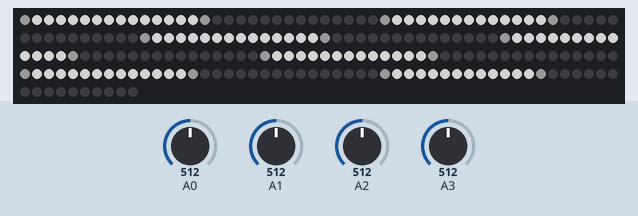
Recording of a sketch running on a simulated Arduino Uno, built with avr-gcc and run on an emulated ATmega328P. On the bench: 210 RGB LEDs in strip order, left to right, continuing on the next row. The test bench sets the inputs (shaded band); at power-on: A2 = 512, A1 = 512, A3 = 512, A0 = 512. Dim RGB values are drawn brighter than linear; what the sketch prints to the serial monitor is not drawn.

Above: at 1.2 s.
1.3 s: A2 set to 716
2.8 s: A1 set to 992
At 3.5 s:
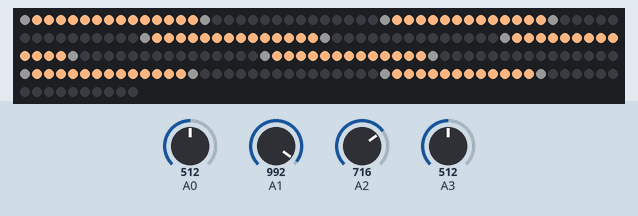
4.3 s: A3 set to 30
At 5.6 s:
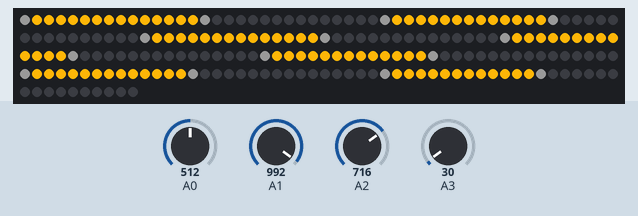
Timing chart, 0 to 7.3 s (numbered marks = the images above; inputs shaded):
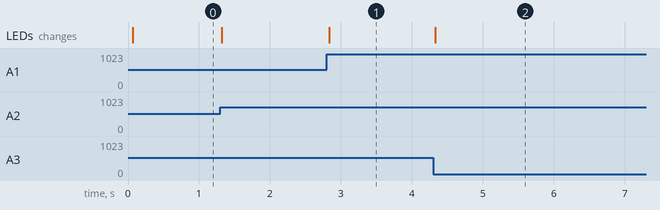

The sketch:

Delayed_Fall_With_Color_Change_Pots.ino
```cpp
#include <Adafruit_NeoPixel.h>
#ifdef __AVR__
#include <avr/power.h>
#endif

// Which pin on the Arduino is connected to the NeoPixels?
// On a Trinket or Gemma we suggest changing this to 1
#define PIN            6

// How many NeoPixels are attached to the Arduino?
#define NUMPIXELS      210

int strobe = 2; // strobe pins on digital 2
int res = 3; // reset pins on digital 3
int bands[7]; // store band values in these arrays
//////////////////////////////////////////////////////////////////////////////////////
const int average = 3;

int band_1_avg[average];
int xxx = 0;

int band_2_avg[average];
int yyy = 0;

int band_3_avg[average];
int zzz = 0;

int band_4_avg[average];
int ddd = 0;

int band_5_avg[average];
int ccc = 0;

int band_6_avg[average];
int ttt = 0;

int band_7_avg[average];
int qqq = 0;

int band;
////////////////////////////////////////////////////////////////////////////////////////

int red, green, blue = 0;


int  lights0 = 0,
     currentRead0 = 0,
     storedRead0 = 0,
     lights1 = 0,
     currentRead1 = 0,
     storedRead1 = 0,
     lights2 = 0,
     currentRead2 = 0,
     storedRead2 = 0,
     lights3 = 0,
     currentRead3 = 0,
     storedRead3 = 0,
     lights4 = 0,
     currentRead4 = 0,
     storedRead4 = 0,
     lights5 = 0,
     currentRead5 = 0,
     storedRead5 = 0,
     lights6 = 0,
     currentRead6 = 0,
     storedRead6 = 0;

int topLight0,
    topLight1,
    topLight2,
    topLight3,
    topLight4,
    topLight5,
    topLight6 = 0;
long checkTime0,
     checkTime1,
     checkTime2,
     checkTime3,
     checkTime4,
     checkTime5,
     checkTime6;
unsigned long topLightTimer0,
              topLightTimer1,
              topLightTimer2,
              topLightTimer3,
              topLightTimer4,
              topLightTimer5,
              topLightTimer6;

/////////////////////////////////////////////////////////////////////////////////////////
Adafruit_NeoPixel pixels = Adafruit_NeoPixel(NUMPIXELS, PIN, NEO_GRB + NEO_KHZ800);
void setup()
{

  pixels.begin(); // This initializes the NeoPixel library.
  Serial.begin(115200);
  pinMode(res, OUTPUT); // reset
  pinMode(strobe, OUTPUT); // strobe
  digitalWrite(res, LOW); // reset low
  digitalWrite(strobe, HIGH); //pin 5 is RESET on the shield
  pinMode(A1, INPUT);
  pinMode(A2, INPUT);
  pinMode(A3, INPUT);


}
void clearLEDs()
{
  for (int i = 0; i < NUMPIXELS; i++)
  {
    pixels.setPixelColor(i, 0);
  }
}
void readMSGEQ7()
// Function to read 7 band equalizers
{
  digitalWrite(res, HIGH);
  digitalWrite(res, LOW);
  for (band = 0; band < 7; band++)
  {
    digitalWrite(strobe, LOW); // strobe pin on the shield - kicks the IC up to the next band
    delayMicroseconds(30); //
    bands[band] = analogRead(0); // store band reading
    digitalWrite(strobe, HIGH);
  }
}
void loop()
{
  unsigned long timer = millis();
  unsigned long delta = 50;   //-----------------------------------------------------------------------------Rate in which the LEDs fall


  readMSGEQ7();

  red = analogRead(1);
  green = analogRead(2);
  blue = analogRead(3);
  Serial.print("Red: ");
  Serial.println(red);
  Serial.print("Green: ");
  Serial.println(green);
  Serial.print("Blue: ");
  Serial.println(blue);
  float r = ((red*1.0)/1024)*255;
  float g = ((green*1.0)/1024)*255;
  float b = ((blue*1.0)/1024)*255;
  if( r < 5)
  {
    r = 0;
  }
  if( g < 5)
  {
    g = 0;
  }
  if( b < 5)
  {
    b = 0;
  }
  if( r > 255)
  {
    r = 255;
  }
  if( g > 255)
  {
    g = 255;
  }
  if( b > 255)
  {
    b = 255;
  }
  Serial.print("R: ");
  Serial.println(r);
  Serial.print("G: ");
  Serial.println(g);
  Serial.print("B: ");
  Serial.println(b);

  ///////////////////////////////////////////////////////////////////////////////////////////////////////////////////////////////////

  float x;

  band_1_avg[xxx] = bands[0];
  xxx++;
  if (xxx >=average)
    xxx = 0;

  x = 0;
  for (int i = 0; i <average; i++)
  {
    x += band_1_avg[i];
  }
  x /=average;

  clearLEDs();

  float numLights0 = ((1.0 * x) / 1024.0) * (30);


      currentRead0 = numLights0;


  if(currentRead0 > storedRead0)
  {
    storedRead0 = currentRead0;
    lights0 = storedRead0;
    checkTime0 = millis()+delta*3;
  }
  else if((currentRead0 < storedRead0) && (timer > checkTime0 && (lights0 > 0)))
  {

    storedRead0-- ;
    lights0 = storedRead0;
    checkTime0+=delta/4;
  }
  else
  {
    //nothing
  }


  //---------------------------------------------------------------------------------------Top Light that rides the LEDs has a longer fall rate
  if (currentRead0>topLight0)
  {
    topLight0 = lights0+1;
  }
  else if ((currentRead0 <= topLight0) && (timer > topLightTimer0) && topLight0 > lights0 && topLight0 > 1)
  {
    topLight0--;
    topLightTimer0 += delta*4;
  }
  else
  {
    // nothing goes here
  }

  float brightness0 = 255 * (1.0) * topLight0 * topLight0 / (3600.0);
  if (brightness0 > 254)
      brightness0 = 254;

  pixels.setPixelColor(0, pixels.Color(25, 25, 25));

  for (int i = 1; i < lights0; i++)
  {
      pixels.setPixelColor(i, pixels.Color(r, g, b));
  }
  pixels.setPixelColor(topLight0, pixels.Color(25, 25, 25));


//=========================================================================== Band 2 =========================================================

  float y;
  band_2_avg[yyy] = bands[1];
  yyy++;
  if (yyy >=average)
    yyy = 0;

  y = 0;
  for (int i = 0; i <average; i++)
  {

    y += band_2_avg[i];

  }
  y /=average;


  float numLights1 = ((1.0 * y) / 1024.0) * (31);


  numLights1 +=29;
  currentRead1 = numLights1;


  if(currentRead1 > storedRead1)
  {
    storedRead1 = currentRead1;
    lights1 = storedRead1;
    checkTime1 = millis()+delta*3;
  }
  else if((currentRead1 < storedRead1) && (timer > checkTime1) && (lights1 > 30))
  {

    storedRead1-- ;
    lights1 = storedRead1;
    checkTime1+=delta/4;
  }
  else
  {
    //nothing
  }

  //---------------------------------------------------------------------------------------Top Light that rides the LEDs has a longer fall rate
  if (currentRead1>topLight1)
  {
    topLight1 = lights1+1;
  }
  else if ((currentRead1 <= topLight1) && (timer > topLightTimer1) && (topLight1 > lights1) && (topLight1 > 31))
  {
    topLight1--;
    topLightTimer1 += delta*4;
  }
  else
  {
    // nothing goes here
  }
 float brightness1 = 255 * (1.0) * numLights1 * numLights1 / (3600.0);
    if (brightness1 > 254)
      brightness1 = 254;

  pixels.setPixelColor(30, pixels.Color(25, 25, 25));

  for (int i = 31; i < lights1; i++)
  {
      pixels.setPixelColor(i, pixels.Color(r, g, b));
  }
  pixels.setPixelColor(topLight1, pixels.Color(25, 25, 25));
//======================================================================= Band 3 ====================================================

  float z;

  band_3_avg[zzz] = bands[2];
  zzz++;
  if (zzz >=average)
    zzz = 0;

  z = 0;
  for (int i = 0; i <average; i++)
  {

    z += band_3_avg[i];

  }
  z /=average;

  float numLights2 = ((1.0 * z) / 1024.0) * (30);

  numLights2 += 60;

  currentRead2 = numLights2;


  if(currentRead2 > storedRead2)
  {
    storedRead2 = currentRead2;
    lights2 = storedRead2;
    checkTime2 = millis()+delta*3;
  }
  else if((currentRead2 < storedRead2) && (timer > checkTime2) && (currentRead2 > 60))
  {

    storedRead2-- ;
    lights2 = storedRead2;
    checkTime2+=delta/4;
  }
  else
  {
    //nothing
  }

  //---------------------------------------------------------------------------------------Top Light that rides the LEDs has a longer fall rate
  if (currentRead2>topLight2)
  {
    topLight2 = lights2+1;
  }
  else if ((currentRead2 <= topLight2) && (timer > topLightTimer2) && (topLight2 > lights2) && (topLight2 > 61))
  {
    topLight2--;
    topLightTimer2 += delta*4;
  }
  else
  {
    // nothing goes here
  }

  float brightness2 = 255 * (1.0) * numLights2 * numLights2 / (3600.0);
    if (brightness2 > 254)
      brightness2 = 254;
  pixels.setPixelColor(60, pixels.Color(25, 25, 25));

  for (int i = 61; i < lights2; i++)
  {
      pixels.setPixelColor(i, pixels.Color(r, g, b));
  }
  pixels.setPixelColor(topLight2, pixels.Color(25, 25, 25));
  //=============================================================================== Band 4 ==========================================

  float d;

  band_4_avg[ddd] = bands[3];
  ddd++;
  if (ddd >=average)
    ddd = 0;

  d = 0;
  for (int i = 0; i <average; i++)
  {

    d += band_4_avg[i];

  }
  d /=average;

  float numLights3 = ((1.0 * d) / 1024.0) * (31);
  numLights3 += 89;

  currentRead3 = numLights3;


  if(currentRead3 > storedRead3)
  {
    storedRead3 = currentRead3;
    lights3 = storedRead3;
    checkTime3 = millis()+delta*3;
  }
  else if((currentRead3 < storedRead3) && (timer > checkTime3) && (currentRead3 > 90))
  {

    storedRead3-- ;
    lights3 = storedRead3;
    checkTime3+=delta/4;
  }
  else
  {
    //nothing
  }

  //---------------------------------------------------------------------------------------Top Light that rides the LEDs has a longer fall rate
  if (currentRead3>topLight3)
  {
    topLight3 = lights3+1;
  }
  else if ((currentRead3 <= topLight3) && (timer > topLightTimer3) && (topLight3 > lights3) && (topLight3 > 91))
  {
    topLight3--;
    topLightTimer3 += delta*4;
  }
  else
  {
    // nothing goes here
  }

  float brightness3 = 255 * (1.0) * numLights3 * numLights3 / (3600.0);
    if (brightness3 > 254)
      brightness3 = 254;


  pixels.setPixelColor(90, pixels.Color(25, 25, 25));

  for (int i = 91; i < lights3; i++)
  {
      pixels.setPixelColor(i, pixels.Color(r, g, b));
  }
  pixels.setPixelColor(topLight3, pixels.Color(25, 25, 25));


//=========================================================================================== Band 5 =============================

  float c;

  band_5_avg[ccc] = bands[4];
  ccc++;
  if (ccc >=average)
    ccc = 0;

  c = 0;
  for (int i = 0; i <average; i++)
  {

    c += band_5_avg[i];

  }
  c /=average;

  float numLights4 = ((1.0 * c) / 1024.0) * (32);
  numLights4 += 118;

  currentRead4 = numLights4;


  if(currentRead4 > storedRead4)
  {
    storedRead4 = currentRead4;
    lights4 = storedRead4;
    checkTime4 = millis()+delta*3;
  }
  else if((currentRead4 < storedRead4) && (timer > checkTime4) && (currentRead4 > 118))
  {

    storedRead4-- ;
    lights4 = storedRead4;
    checkTime4+=delta/4;
  }
  else
  {
    //nothing
  }

  //---------------------------------------------------------------------------------------Top Light that rides the LEDs has a longer fall rate
  if (currentRead4>topLight4)
  {
    topLight4 = lights4+1;
  }
  else if ((currentRead4 <= topLight4) && (timer > topLightTimer4) && (topLight4 > lights4) && (topLight4 > 121))
  {
    topLight4--;
    topLightTimer4 += delta*4;
  }
  else
  {
    // nothing goes here
  }

  float brightness4 = 255 * (1.0) * numLights4 * numLights4 / (3600.0);
    if (brightness4 > 254)
      brightness4 = 254;


  pixels.setPixelColor(120, pixels.Color(25, 25, 25));

  for (int i = 121; i < lights4; i++)
  {
      pixels.setPixelColor(i, pixels.Color(r, g, b));
  }
  pixels.setPixelColor(topLight4, pixels.Color(25, 25, 25));

  //====================================================== Band 6 ==================================================================


  float t;

  band_6_avg[ttt] = bands[5];
  ttt++;
  if (ttt >=average)
    ttt = 0;

  t = 0;
  for (int i = 0; i <average; i++)
  {

    t += band_6_avg[i];

  }
  t /=average;

  float numLights5 = ((1.0 * t) / 1024.0) * (32);
  numLights5 += 148;

  currentRead5 = numLights5;


  if(currentRead5 > storedRead5)
  {
    storedRead5 = currentRead5;
    lights5 = storedRead5;
    checkTime5 = millis()+delta*3;
  }
  else if((currentRead5 < storedRead5) && (timer > checkTime5) && (currentRead5 > 148))
  {

    storedRead5-- ;
    lights5 = storedRead5;
    checkTime5+=delta/4;
  }
  else
  {
    //nothing
  }

  //---------------------------------------------------------------------------------------Top Light that rides the LEDs has a longer fall rate
  if (currentRead5>topLight5)
  {
    topLight5 = lights5+1;
  }
  else if ((currentRead5 <= topLight5) && (timer > topLightTimer5) && (topLight5 > lights5) && (topLight5 > 151))
  {
    topLight5--;
    topLightTimer5 += delta*5;
  }
  else
  {
    // nothing goes here
  }


  float brightness5 = 255 * (1.0) * numLights5 * numLights5 / (3600.0);
    if (brightness5 > 254)
      brightness5 = 254;


  pixels.setPixelColor(150, pixels.Color(25, 25, 25));

  for (int i = 151; i < lights5; i++)
  {
      pixels.setPixelColor(i, pixels.Color(r, g, b));
  }
  pixels.setPixelColor(topLight5, pixels.Color(25, 25, 25));

//============================================================ Band 7 ========================================================

  float q;

  band_7_avg[qqq] = bands[6];
  qqq++;
  if (qqq >=average)
    qqq = 0;

  q = 0;
  for (int i = 0; i <average; i++)
  {

    q += band_7_avg[i];

  }
  q /=average;

  float numLights6 = ((1.0 * q) / 1024.0) * (33);
  numLights6 += 177;

  currentRead6 = numLights6;


  if(currentRead6 > storedRead6)
  {
    storedRead6 = currentRead6;
    lights6 = storedRead6;
    checkTime6 = millis()+delta*3;
  }
  else if((currentRead6 < storedRead6) && (timer > checkTime6) && (currentRead6 > 177))
  {

    storedRead6-- ;
    lights6 = storedRead6;
    checkTime6+=delta/4;
  }
  else
  {
    //nothing
  }

  //---------------------------------------------------------------------------------------Top Light that rides the LEDs has a longer fall rate
  if (currentRead6>topLight6)
  {
    topLight6 = lights6+1;
  }
  else if ((currentRead6 <= topLight6) && (timer > topLightTimer6) && (topLight6 > lights6) && (topLight6 > 181))
  {
    topLight6--;
    topLightTimer6 += delta*5;
  }
  else
  {
    // nothing goes here
  }


  float brightness6 = 255 * (1.0) * numLights6 * numLights6 / (3600.0);
    if (brightness6 > 254)
      brightness6 = 254;

  pixels.setPixelColor(180, pixels.Color(25, 25, 25));

  for (int i = 181; i < lights6; i++)
  {
      pixels.setPixelColor(i, pixels.Color(r, g, b));
  }
  pixels.setPixelColor(topLight6, pixels.Color(25, 25, 25));

  pixels.show();

}
```

Measured:
- after the input at 2.8 s, the LEDs: change at once (image 1)
- after the input at 4.3 s, the LEDs: change at once (image 2)
